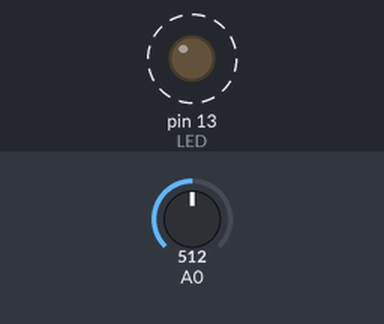
A sketch run on a simulated Arduino Uno, built with avr-gcc and run on an emulated ATmega328P. On the bench: output pins drawn as LEDs (lit = HIGH). Dashed ring = blinking. The inputs (shaded band) are chosen by the test bench; at power-on: A0 = 512. What the sketch prints to the serial monitor is not drawn.

Above: at 0.15 s.
Timing chart, 0 to 3.0 s (numbered marks = the images above):
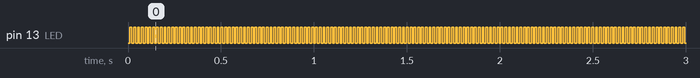

Measured:
- by itself, pin 13 (LED): alternates HIGH for 0.01 s and LOW for 0.01 s

The sketch:

20231129_PORTEMETER.ino
```cpp
#define LED 13
int lum = 15;

void setup() {
  Serial.begin(9600);
  pinMode(LED, OUTPUT);
}

void loop() {
  int value = analogRead(A0);  // will get a value from 0 to 1023
  Serial.println(value);


  lum = map(value, 0, 1023, 20, 0);
  digitalWrite(LED, LOW);
  delay(lum);
  digitalWrite(LED, HIGH);
  delay(20 - lum);
}
```
